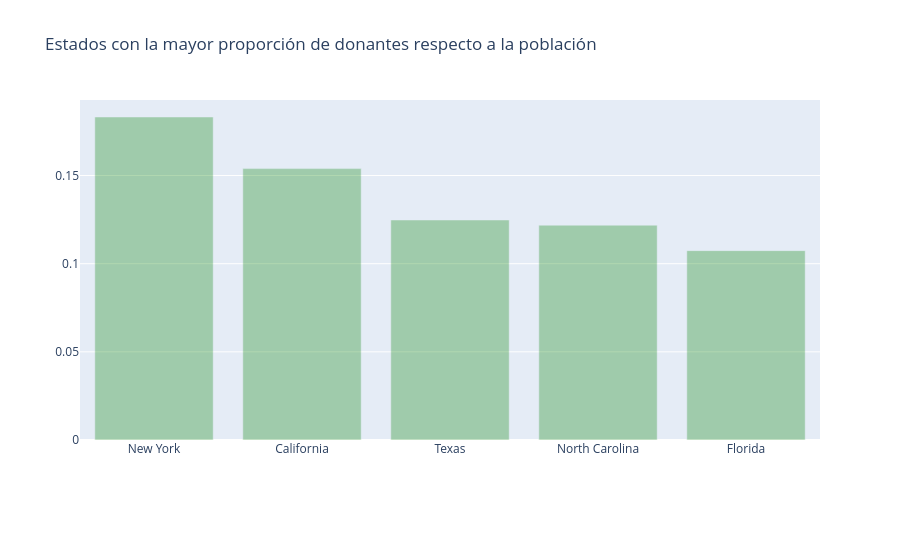

The notebook cell this image was saved under:
### Markdown cell above
> - **California**, al ser el estado con la mayor población, también cuenta con la mayor cantidad de donantes registrados, con cerca de **300,000 donantes**. **San Francisco** y **Los Ángeles** son las principales ciudades de California donde se concentra el mayor número de donantes. Asimismo, California es el estado con el mayor número de escuelas y proyectos.
>
> - **Nueva York**, **Texas** y **Florida**, con aproximadamente **137,000**, **134,000** y **108,000** donantes, respectivamente, son los otros estados con la mayor cantidad de donantes. Las principales ciudades son **Nueva York**, **Miami**, **Tampa**, **Houston** y **Dallas**, donde se concentra la mayor parte de los donantes.
>
> - **Dakota del Norte**, **Dakota del Sur**, **Vermont** y **Wyoming** son los estados con el menor número de donantes, con menos de **4,000** cada uno. Además, existe una categoría denominada **"Others" (Otros)** en los datos de los estados, que probablemente agrupa a donantes docentes o a donantes provenientes de otros países.
>
> - Considerando todas las ciudades de Estados Unidos, las tres con mayor número de donantes son **Chicago** (aproximadamente **35 mil donantes**), **Nueva York** (aproximadamente **27 mil**) y **Brooklyn** (aproximadamente **22 mil**). Las ciudades californianas de **San Francisco** y **Los Ángeles** ocupan el cuarto y quinto lugar, con alrededor de **18 mil** y **16 mil** donantes, respectivamente.

## <a>Conjunto de datos ajustado por población</a>

Los estados que encabezan las gráficas anteriores son, en gran medida, los que poseen una población más alta. Por ello, resulta interesante analizar el **número de donantes por cada 100,000 habitantes** en cada estado.

Para este análisis se ha incorporado un conjunto de datos ajustado por población, que incluye la población de cada estado de Estados Unidos correspondiente al año **2013**.

**Conjunto de datos de población:** http://www.enchantedlearning.com/usa/states/population.shtml

## <a id="2.3">2.3 Estados con la mayor **proporción de donantes respecto a la población**</a>

### Code cell
# Población estimada por estado (Censo de EE. UU., 2013)
census_2013 = {
    'Mississippi': 2991207, 'Iowa': 3090416, 'Oklahoma': 3850568,
    'Delaware': 925749, 'Minnesota': 5420380, 'Alaska': 735132,
    'Illinois': 12882135, 'Arkansas': 2959373, 'New Mexico': 2085287,
    'Indiana': 6570902, 'Maryland': 5928814, 'Louisiana': 4625470,
    'Texas': 26448193, 'Wyoming': 582658, 'Arizona': 6626624,
    'Wisconsin': 5742713, 'Michigan': 9895622, 'Kansas': 2893957,
    'Utah': 2900872, 'Virginia': 8260405, 'Oregon': 3930065,
    'Connecticut': 3596080, 'New York': 19651127,
    'California': 38332521, 'Massachusetts': 6692824,
    'West Virginia': 1854304, 'South Carolina': 4774839,
    'New Hampshire': 1323459, 'Vermont': 626630,
    'Georgia': 9992167, 'North Dakota': 723393,
    'Pennsylvania': 12773801, 'Florida': 19552860,
    'Hawaii': 1404054, 'Kentucky': 4395295,
    'Rhode Island': 1051511, 'Nebraska': 1868516,
    'Missouri': 6044171, 'Ohio': 11570808,
    'Alabama': 4833722, 'South Dakota': 844877,
    'Colorado': 5268367, 'Idaho': 1612136,
    'New Jersey': 8899339, 'Washington': 6971406,
    'North Carolina': 9848060, 'Tennessee': 6495978,
    'Montana': 1015165, 'District of Columbia': 646449,
    'Nevada': 2790136, 'Maine': 1328302
}

# Número de donantes por estado
donors_from_states = dict(donors_df['Donor State'].value_counts())

# Calcular el número de donantes por cada 100 000 habitantes
don_pop = {}
for state, don in donors_from_states.items():
    if state not in census_2013:
        continue
    don_pop[state] = float(don) * 100000 / census_2013[state]

import operator

# Ordenar los estados según la proporción de donantes
don_pop = sorted(don_pop.items(), key=operator.itemgetter(1), reverse=True)

xx = [x[0] for x in don_pop][1:]
yy = [x[1] for x in don_pop][1:]

trace2 = go.Bar(
    x=xx,
    y=yy,
    name='Donantes por población',
    marker=dict(color='green'),
    opacity=0.3
)

data = [trace2]

layout = go.Layout(
    barmode='group',
    legend=dict(dict(x=-0.1, y=1.2)),
    margin=dict(b=120),
    title='Estados con la mayor proporción de donantes respecto a la población'
)

fig = go.Figure(data=data, layout=layout)
iplot(fig, filename='grouped-bar')

### Figure 1 — Plotly figure (JSON) as saved in the notebook; plotly's stock layout.template omitted (floating-point values rounded to 4 significant figures)
{"data": [{"marker": {"color": "green"}, "name": "Donantes por población", "opacity": 0.3, "type": "bar", "x": ["New York", "California", "Texas", "North Carolina", "Florida"], "y": [0.1832, 0.1539, 0.1248, 0.1219, 0.1074]}], "layout": {"barmode": "group", "legend": {"x": -0.1, "y": 1.2}, "margin": {"b": 120}, "title": {"text": "Estados con la mayor proporción de donantes respecto a la población"}}}
